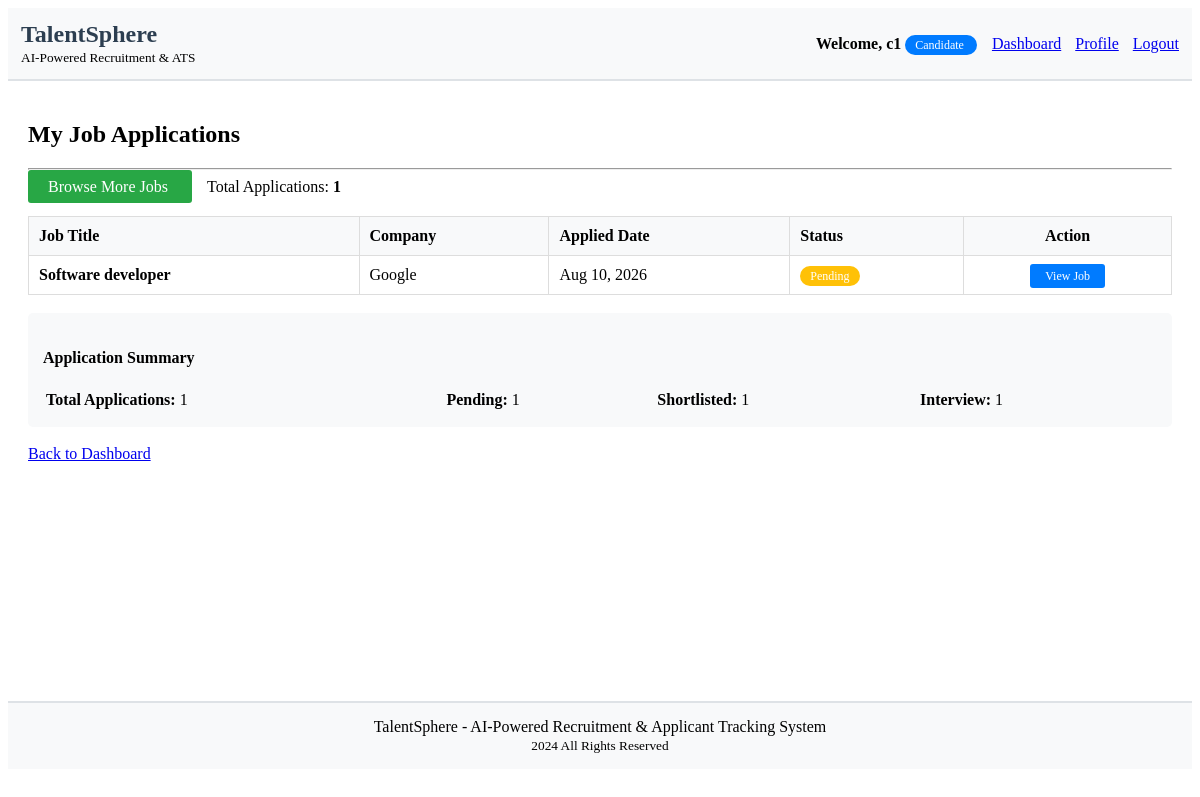
/accounts/my-applications/ (signed in), run on an earlier commit of the app's database.
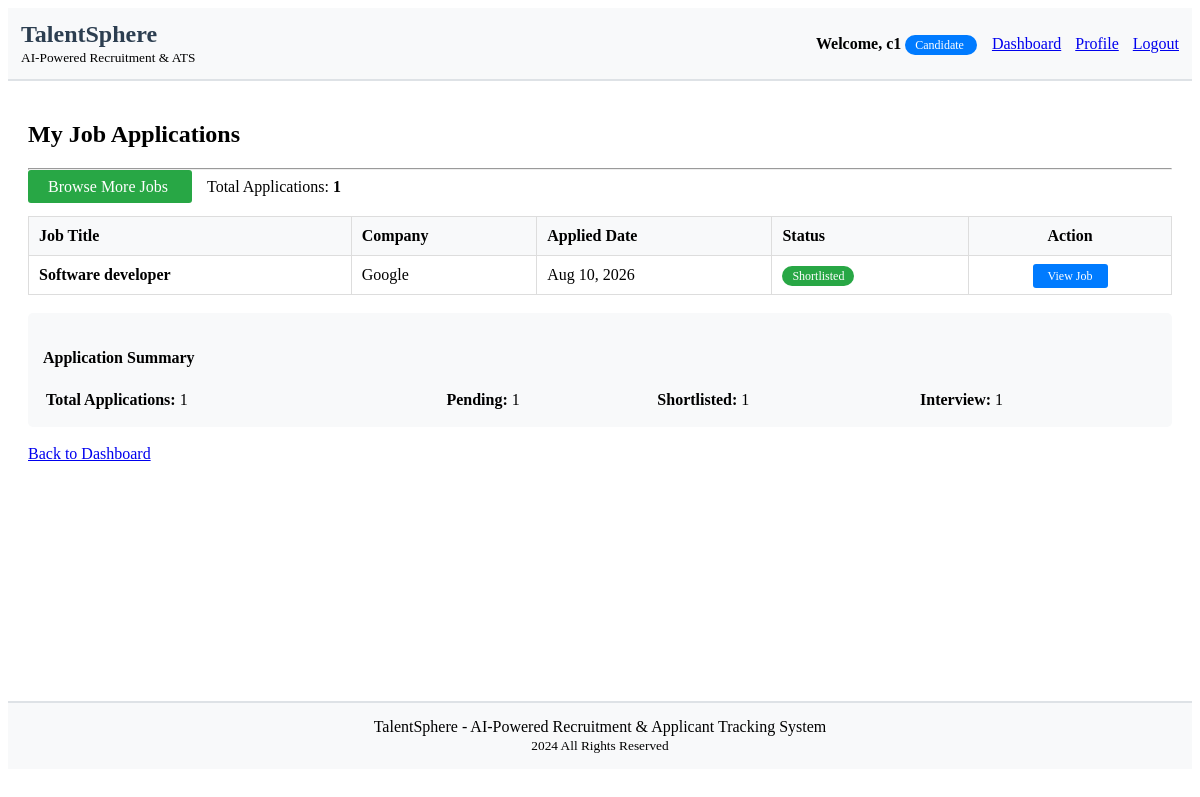
And on a later commit of the database.
### accounts/models.py (models this page shows, shortened)
class JobApplication(models.Model):
    APPLICATION_STATUS = (
        ('pending', 'Pending'),
        ('reviewed', 'Reviewed'),
        ('shortlisted', 'Shortlisted'),
        ('interview', 'Interview Scheduled'),
        ('accepted', 'Accepted'),
        ('rejected', 'Rejected'),
    )
    job = models.ForeignKey(Job, on_delete=models.CASCADE, related_name='applications')
    candidate = models.ForeignKey(User, on_delete=models.CASCADE, related_name='applications')
    cover_letter = models.TextField(blank=True, null=True)
    resume = models.FileField(upload_to='application_resumes/', blank=True, null=True)
    resume_text = models.TextField(blank=True, null=True)
    parsed_skills = models.TextField(blank=True, null=True, help_text="Extracted skills from resume")
    parsed_experience = models.TextField(blank=True, null=True, help_text="Extracted experience details")
    parsed_education = models.TextField(blank=True, null=True, help_text="Extracted education details")
    experience_years = models.IntegerField(null=True, blank=True, help_text="Total years of experience")
    match_score = models.IntegerField(null=True, blank=True, help_text="Overall match percentage")
    skill_match_score = models.IntegerField(null=True, blank=True, help_text="Skills match percentage")
    experience_match_score = models.IntegerField(null=True, blank=True, help_text="Experience match percentage")
    ai_recommendation = models.TextField(blank=True, null=True, help_text="AI generated recommendation")
    status = models.CharField(max_length=20, choices=APPLICATION_STATUS, default='pending')
    notes = models.TextField(blank=True, null=True)
    applied_at = models.DateTimeField(auto_now_add=True)
    updated_at = models.DateTimeField(auto_now=True)
    class Meta:
        unique_together = ['job', 'candidate']
        ordering = ['-applied_at']

class Job(models.Model):
    JOB_STATUS = (
        ('active', 'Active'),
        ('closed', 'Closed'),
        ('draft', 'Draft'),
    )
    EXPERIENCE_LEVELS = (
        ('entry', 'Entry Level'),
        ('mid', 'Mid Level'),
        ('senior', 'Senior Level'),
        ('lead', 'Lead'),
        ('executive', 'Executive'),
    )
    title = models.CharField(max_length=200)
    company = models.CharField(max_length=100)
    location = models.CharField(max_length=200)
    description = models.TextField()
    requirements = models.TextField()
    required_skills = models.TextField(blank=True, null=True, help_text="Comma separated skills")
    experience_level = models.CharField(max_length=20, choices=EXPERIENCE_LEVELS, default='mid')
    salary_min = models.DecimalField(max_digits=10, decimal_places=2, null=True, blank=True)
    salary_max = models.DecimalField(max_digits=10, decimal_places=2, null=True, blank=True)
    status = models.CharField(max_length=20, choices=JOB_STATUS, default='active')
    created_by = models.ForeignKey(User, on_delete=models.CASCADE, related_name='jobs')
    created_at = models.DateTimeField(auto_now_add=True)
    updated_at = models.DateTimeField(auto_now=True)
    class Meta:
        ordering = ['-created_at']

### accounts/views.py (the view)
# urls.py: path('my-applications/', views.my_applications, name='my_applications'),
@login_required
def my_applications(request):
    if request.user.profile.role != 'candidate':
        messages.error(request, 'Access denied!')
        return redirect('dashboard')
    applications = JobApplication.objects.filter(candidate=request.user)
    return render(request, 'accounts/my_applications.html', {'applications': applications})

### accounts/templates/accounts/my_applications.html (shortened to what this page needs)
{% extends 'accounts/base.html' %}
{% block content %}
    <h2>My Job Applications</h2>
    <hr>
    <div style="margin-bottom: 20px;">
        <a href="{% url 'view_jobs' %}" style="background-color: #28a745; color: white; padding: 8px 20px; text-decoration: none; border-radius: 3px;">
            Browse More Jobs
        </a>
        <span style="margin-left: 15px;">Total Applications: <strong>{{ applications.count }}</strong></span>
    </div>
    {% if applications %}
        <table width="100%" style="border-collapse: collapse; border: 1px solid #ddd;">
            <thead style="background-color: #f8f9fa;">
                <tr>
                    <th style="border: 1px solid #ddd; padding: 10px; text-align: left;">Job Title</th>
                    <th style="border: 1px solid #ddd; padding: 10px; text-align: left;">Company</th>
                    <th style="border: 1px solid #ddd; padding: 10px; text-align: left;">Applied Date</th>
                    <th style="border: 1px solid #ddd; padding: 10px; text-align: left;">Status</th>
                    <th style="border: 1px solid #ddd; padding: 10px; text-align: center;">Action</th>
                </tr>
            </thead>
            <tbody>
                {% for application in applications %}
                <tr>
                    <td style="border: 1px solid #ddd; padding: 10px;">
                        <strong>{{ application.job.title }}</strong>
                    </td>
                    <td style="border: 1px solid #ddd; padding: 10px;">{{ application.job.company }}</td>
                    <td style="border: 1px solid #ddd; padding: 10px;">{{ application.applied_at|date:"M d, Y" }}</td>
                    <td style="border: 1px solid #ddd; padding: 10px;">
                        <span style="background-color:
                            {% if application.status == 'pending' %}#ffc107
                            {% elif application.status == 'reviewed' %}#17a2b8
                            {% elif application.status == 'shortlisted' %}#28a745
                            {% elif application.status == 'interview' %}#007bff
                            {% elif application.status == 'accepted' %}#28a745
                            {% else %}#dc3545{% endif %};
                            color: white; padding: 3px 10px; border-radius: 12px; font-size: 12px;">
                            {{ application.get_status_display }}
                        </span>
                    </td>
                    <td style="border: 1px solid #ddd; padding: 10px; text-align: center;">
                        <a href="{% url 'job_detail' application.job.id %}" style="background-color: #007bff; color: white; padding: 5px 15px; text-decoration: none; border-radius: 3px; font-size: 12px;">
                            View Job
                        </a>
                    </td>
                </tr>
                {% endfor %}
            </tbody>
        </table>
        <br>
        <div style="background-color: #f8f9fa; padding: 15px; border-radius: 5px;">
            <h4>Application Summary</h4>
            <table width="100%">
                <tr>
                    <td><strong>Total Applications:</strong> {{ applications.count }}</td>
                    <td><strong>Pending:</strong>
                        {% with pending=applications|dictsort:"status" %}
                            {{ pending|length }}
                        {% endwith %}
                    </td>
                    <td><strong>Shortlisted:</strong>
                        {% with shortlisted=applications|dictsort:"status" %}
                            {{ shortlisted|length }}
                        {% endwith %}
                    </td>
                    <td><strong>Interview:</strong>
                        {% with interview=applications|dictsort:"status" %}
                            {{ interview|length }}
                        {% endwith %}
                    </td>
                </tr>
            </table>
        </div>
    {% endif %}
    <br>
    <a href="{% url 'dashboard' %}">Back to Dashboard</a>
{% endblock %}

What changed in the data, as far as the page shows it:
changed JobApplication "Software developer": status "Pending" → "Shortlisted"
